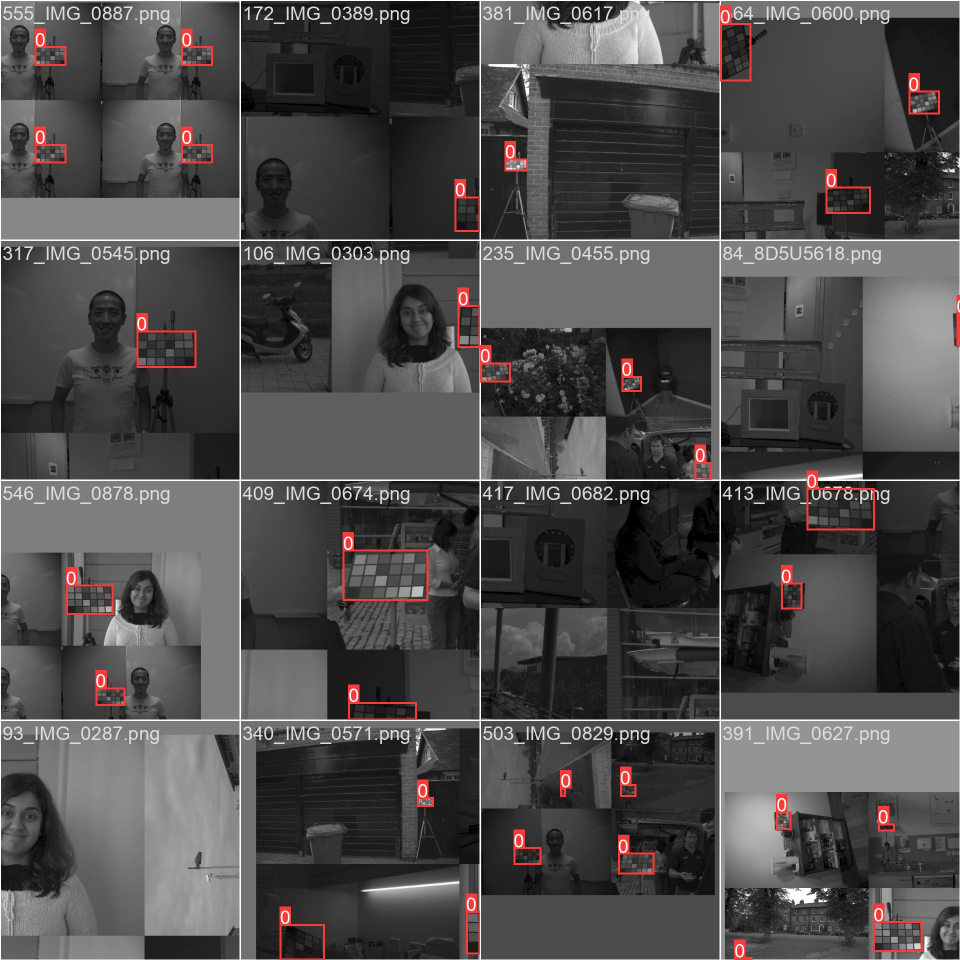
#> input picture ultralytics/runs/detect/train/train_batch0.jpg, 1920 x 1920 px (shown at 1/2 size)
$ python -i findpatches.py   (imports and definitions only)
#> lines starting #> are read from the running program, lines starting #| are printed output that depends on the picture; after the words box and inside, x2 and y2 are one past the last pixel; in counts of white or black regions, pixels touching at a corner belong together
### find_patches/consensus.py
import numpy as np
import cv2
import os
import skimage
import ipdb
import math
import matplotlib.pyplot as plt


"""Here are defined all the functions thate make estimations by using a consensus approach."""

def init_shifts_matrices():
    matrices= []
    for i in range(4):
        for j in range(6):

             # Define matrix (24x6x2) with (0,0) point at i,j
            mat = np.zeros((4,6,2))
            for k in range(4):
                for l in range(6):
                    mat[k,l] = np.array([k-i, l-j])

            matrices.append(mat)

    return np.array(matrices)

SHIFT_MATRICES = init_shifts_matrices()

# [70 lines left out: function find_angles, not called in this run]

def find_angles_(points, tolerance = np.pi/18):
    """
    New version of the find_angles function that uses matrix operations (numpy) instead of for loops for better performance.
    """

    vectors = points[:, None, :] - points[None, :, :] # Compute all possible vectors between points
    vectors = vectors[np.arange(vectors.shape[0])[:, None], np.argsort(np.linalg.norm(vectors, axis=2)), :]  # Sort each row separatly by np.linalg.norm (length of the vector)
    vectors = vectors[:, 1:3, :] # Keep only the two shortest vectors (the first one is the null vector)

    angles = np.arctan2(vectors[:, :, 0], vectors[:, :, 1]) # Compute the angles of the vectors
    angles = angles.reshape(-1) # Flatten the array

    angles[angles<0] = angles[angles<0] + np.pi # map angles to [0, pi]

    # Split the angles into clusters using tolerance
    angles = np.sort(angles)
    clusters = split_tolerance(angles, tolerance) # Split the angles into clusters using tolerance

    # Choose two biggest clusters
    clusters = sorted(clusters, key=lambda x: len(x), reverse=True)
    # Select the median angles from the two biggest clusters
    median_angle0 = np.median(clusters[0])
    median_angle1 = np.median(clusters[1])

    # Return the two most common angles
    return median_angle0, median_angle1

def split_tolerance(arr, tolerance):
    """Function that splits the array arr into clusters using the tolerance.Expects a sorted array."""
    splits = []
    for i in range(len(arr)):
        if i == 0 or arr[i] - arr[i-1] > tolerance:
            splits.append([arr[i]])
        else:
            splits[-1].append(arr[i])
    # Check if the first and last cluster are in the same tolerance range
    if (np.mean(splits[0]) - np.mean(splits[-1]) +np.pi) <= tolerance:
        splits[0].extend(np.add(splits[-1], -np.pi))
        splits.pop()
        splits[0] = np.add(splits[0], np.pi) if np.mean(splits[0]) < 0 else splits[0] # remap angles to [0, pi]

    return splits

# [32 lines left out: function find_distances, not called in this run]

def find_distances_(points, angle1, angle2, tolerance=np.pi/18):
    """
    New version of the find_distances function that uses matrix operations (numpy) instead of for loops for better performance.
    """
    vectors = points[:, None, :] - points[None, :, :] # Compute all possible vectors between points
    angles = np.arctan2(vectors[:, :, 0], vectors[:, :, 1]) # Compute the angles of the vectors

    angles[angles<0] = angles[angles<0] + np.pi # map angles to [0, pi]


    angles1 = np.where(np.logical_or(np.abs(angles - angle1) < tolerance, np.abs(np.abs(angles - angle1) - np.pi) < tolerance), angles, np.nan) # find angles that are in the tolerance range
    angles2 = np.where(np.logical_or(np.abs(angles - angle2) < tolerance, np.abs(np.abs(angles - angle2) - np.pi) < tolerance), angles, np.nan) # find angles that are in the tolerance range


    distances1 = np.where(np.isnan(angles1), np.nan, np.linalg.norm(vectors, axis=2)) # Compute the distances of the vectors
    distances2 = np.where(np.isnan(angles2), np.nan, np.linalg.norm(vectors, axis=2)) # Compute the distances of the vectors

    # Remove zeros
    distances1 = np.where(distances1==0, np.nan, distances1)
    distances2 = np.where(distances2==0, np.nan, distances2)

    # sort the distances and remove the zeros
    distances1 = np.sort(distances1)
    distances2 = np.sort(distances2)

    # Keep only the first distance of each row
    distances1 = distances1[:, 0]
    distances2 = distances2[:, 0]

    distances1 = distances1[~np.isnan(distances1)]
    distances2 = distances2[~np.isnan(distances2)]


    d1 = np.median(distances1)
    d2 = np.median(distances2)

    return d1, d2

def get_ordered_points(points, shift1, shift2, h, w):
    """
    Function that returns a matrix of shape (24,6,2) or containing the ordered points of the colorchecker.
    """

    hypotheses = np.concatenate((find_grids(points, shift1, shift2), find_grids(points, shift2, shift1)), axis=0)

    # Filter out the hypotheses that are not valid (i.e. the grids with negative coordinates or coordinates that are out of the image bounds)
    filtered_hypotheses = filter_hypotheses(hypotheses, h, w)

    if filtered_hypotheses.shape[0] == 0:
        return None

    # Compute the score of each hypothesis
    tolerance_radius = max(np.linalg.norm(shift1), np.linalg.norm(shift2))//4 # The tolerance radius is set as 1/4 of the length of the longest shift vector
    scores = compute_scores(filtered_hypotheses, points, tolerance_radius)
    # Filter out the hypotheses that have a score lower than max_score
    max_score = np.max(scores)

    filtered_hypotheses = filtered_hypotheses[scores == max_score]

    # Clusterize the hypotheses with tolerance_radius
    final_grid = merge_grids(filtered_hypotheses, tolerance_radius)

    return final_grid

def find_grids(points, shift2, shift1):
    """
    Function that computes all possible grids for each point in points.
    The result is a matrix of shape (n, 24, 4, 6, 2) where n is the number of points.
    For each of the n points, 24 possible positions (and therefore 24 different 4x6 grids of coordinates) are computed.
    """
    shift_matrices = SHIFT_MATRICES.copy() # The shift matrices are the same for each point, so we can compute them once and then use them for each point

    # Make a matrix of shape (4, 6, 2) containing the shift1 vector in each element
    shift1_matrix = np.repeat([shift1], 6*4*24, axis=0).reshape(24,4,6,2)
    # Make a matrix of shape (4, 6, 2) containing the shift2 vector in each element
    shift2_matrix = np.repeat([shift2], 6*4*24, axis=0).reshape(24,4,6,2)
    # Compute the actual shift matrices using the shift1 and shift2 matrices
    shift_matrices = np.multiply(np.stack([shift_matrices[:,:,:,0], shift_matrices[:,:,:,0]], axis=3), shift1_matrix) + np.multiply(np.stack([shift_matrices[:,:,:,1], shift_matrices[:,:,:,1]], axis=3), shift2_matrix)


    # Make a matrix of shape (n, 24, 4, 6, 2) containing the sum of the n points and the shift_matrices
    points_matrix = np.repeat(points, 24*4*6, axis=0).reshape(len(points), 24, 4, 6, 2)
    grids = points_matrix + shift_matrices

    return grids

def filter_hypotheses(hypotheses, h, w):
    """
    This function filters out the hypotheses that are not valid, i.e. the grids with negative coordinates or coordinates that are out of the image bounds.

    Args:
        hypotheses: matrix of shape (n, 24, 4, 6, 2) containing the hypotheses for each point
        h: height of the image
        w: width of the image
    """

    # Compute the min_matrix, with shape (n, 24, 2) containing the min values for each grid
    min_matrix = np.min(hypotheses, axis=(2,3))
    # Compute the max_matrix, with shape (n, 24, 2) containing the max values for each grid
    max_matrix = np.max(hypotheses, axis=(2,3))

    #############################################################################################################################
    # If the min_matrix or the max_matrix have negative values, then the grid is not valid.                                     #                                                                                                   #
    # If the min_matrix or the max_matrix have values that are greater than the image size, then the grid is not valid.         #
    # Therefore, we can filter out the grids that are not valid by checking if the min_matrix or the max_matrix have negative   #
    # values or values that are greater than the image size.                                                                    #
    # Compute a mask of shape (n, 24) containing True if the grid is valid and False otherwise                                  #
    #############################################################################################################################
    scores = np.where(min_matrix[:,:,0]>=0, True, False) & np.where(min_matrix[:,:,1]>=0, True, False) & np.where(max_matrix[:,:,0]<h, True, False) & np.where(max_matrix[:,:,1]<w, True, False)

    return hypotheses[scores]

# [71 lines left out: functions compute_scores, merge_grids, get_patches, not called in this run]


### find_patches/binarization.py
import numpy as np
import cv2
import os
import skimage
from scipy.ndimage import convolve1d

import matplotlib.pyplot as plt
import ipdb


def find_centers(img, mask=None, t1=10, t2=200):
    """This functions finds the centers of square-shaped objects in a grayscale image"""

    if mask is not None:
        img = np.where(mask==0, 0, img)

    img = cv2.equalizeHist(img) # Equalize histogram
    img = (skimage.filters.unsharp_mask(img, radius=5, amount=2)*255).astype(np.uint8) # Sharpen image with unsharp mask
    img = cv2.bilateralFilter(img, 9, 200, 200)

    # t1,t2 = thresh_selection_matlab(img)
    # t1, t2 = thresh_selection_otsu(img)
    edges = cv2.Canny(img, t1, t2) # Find edges
    # edges, thresh = canny_edge_detection(img)

    dist = cv2.distanceTransform(255- edges, cv2.DIST_L2, 5) # Find distance transform
    if mask is not None:
        dist = np.where(mask==0, 0, dist)

    bw = np.where(dist>1 , 255, 0).astype(np.uint8) # Threshold distance transform
    # Erode
    bw = cv2.erode(bw, np.ones((3,3), np.uint8), iterations=3)

    num_labels, labels, stats, centroids = cv2.connectedComponentsWithStats(bw, connectivity=8) # Find connected components

    #Filter components:
    # 1. Remove components that are too small
    # 2. Remove components that are too large
    # 3. Remove components that have centroids outside of the component
    valid_centroids = []
    for i in range(num_labels):
        component = np.where(labels==i, 255, 0).astype(np.uint8)
        centroid = centroids[i].astype(np.int32)
        if stats[i, cv2.CC_STAT_AREA] < 100 or stats[i, cv2.CC_STAT_AREA] > 1500 or component[centroid[1], centroid[0]] == 0:
            labels[labels==i] = 0
        else:
            valid_centroids.append(centroid)
    points = np.array(valid_centroids)

    bw = np.where(labels>0, 255, 0).astype(np.uint8) # Keep only valid components

    points = points[:,::-1]

    return points, img, bw, edges, dist


# [72 lines left out: functions thresh_selection_otsu, thresh_selection_matlab, smoothGradient, not called in this run]

### find_patches/findpatches.py
import os
import cv2
import numpy as np
import matplotlib.pyplot as plt
import ipdb
import tqdm
import math
import skimage
import argparse
import timeit
import skimage.segmentation as seg
import sys
import os
sys.path.append(os.path.dirname(__file__))

from binarization import find_centers
from consensus import find_angles_, find_distances_, get_ordered_points, get_patches


def rotate_resize(img, mask, width):
    h,w = img.shape[:2]
    rotated = False
    if h > w:
        img = cv2.rotate(img, cv2.ROTATE_90_CLOCKWISE)
        mask = cv2.rotate(mask, cv2.ROTATE_90_CLOCKWISE)
        h,w = img.shape[:2]
        rotated = True

    ratio = width / w
    img = cv2.resize(img, (width, math.floor(h*ratio)))
    if mask is not None:
        mask = cv2.resize(mask, (width, math.floor(h*ratio)))
    return img, mask, rotated

def findpatches(img, mask=None, get_viz=False, t1=10, t2=200, tolerance=np.pi/12):
    img, mask, rotated = rotate_resize(img, mask, 256)

    points, processed, bw, edges, dist = find_centers(cv2.cvtColor(img, cv2.COLOR_RGB2GRAY), mask, t1, t2) # find potential centroids of the patches

    # [9 lines of commented-out code are left out]
    if mask is not None: # This if is useless because if mask is not None, there are no points outside the mask.
        points = [p for p in points if mask[p[0], p[1]] == 255]
        points = np.array(points).astype(np.int32)

    if len(points) < 8:
        # Launch an error (not enough points) and interrupt the execution
        raise Exception("Not enough points found")
    try:
        angle1, angle2 = find_angles_(points, tolerance=tolerance)
    except:
        raise Exception("Couldn't find orientation angles")

    dist1, dist2 = find_distances_(points, angle1, angle2, tolerance=tolerance)
    shift1 = np.array([int(dist1*math.sin(angle1)), int(dist1*math.cos(angle1))])
    shift2 = np.array([int(dist2*math.sin(angle2)), int(dist2*math.cos(angle2))])

    radius = np.round((np.min([dist1, dist2])/4)).astype(np.int32) # radius of the patch mask is 1/4 of the min(shift1, shift2)

    # Draw angle1 and angle2 on the image
    center = (img.shape[1]//2, img.shape[0]//2)
    end1 = center + shift1[::-1]
    end2 = center + shift2[::-1]

    # Find patches
    h,w = img.shape[:2]
    patches = get_ordered_points(points, shift1, shift2, h, w)
    if patches is None:
        raise Exception("Couldn't find a valid patch configuration")

    patches = get_patches(processed, patches)

    if get_viz:
        img = cv2.arrowedLine(img, center, end1, (255,0,0), 1)
        img = cv2.arrowedLine(img, center, end2, (0,255,0), 1)
        # Draw patches on the image
        patch_mask = np.zeros_like(img)
        for i in range(len(patches)):
            p = patches[i]
            coords = p['coords']
            color = p['color']
            rgb = p['rgb']

            patch_mask = cv2.circle(patch_mask, tuple(coords[::-1]), radius, rgb, -1)

            if rotated: # rotate the coordinates back
                patches[i]["coords"] = np.array([256-coords[1], coords[0]], dtype=np.int32)

        img = cv2.addWeighted(img, 0.5, patch_mask, 0.5, 0)
        img = cv2.cvtColor(img, cv2.COLOR_RGB2BGR)
    else:
        for i in range(len(patches)):
            coords = patches[i]['coords']
            if rotated:
                patches[i]["coords"] = np.array([256-coords[1], coords[0]], dtype=np.int32)
        img = None
    # img = viz
    return patches, radius, img


# [40 lines left out: function get_triplets, not called in this run]

# [7 lines not run here, left out]

>>> import cv2
>>> picture = cv2.cvtColor(cv2.imread('../ultralytics/runs/detect/train/train_batch0.jpg'), cv2.COLOR_BGR2RGB)
>>> result = findpatches(picture)
#> in findpatches, `img, mask, rotated = rotate_resize(img, mask, 256)`: rotated = False
#> in find_centers, `img = cv2.bilateralFilter(img, 9, 200, 200)`:
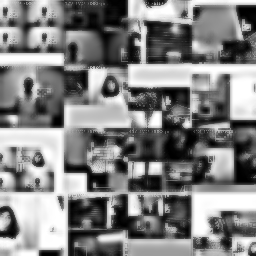
#> img: shape (256, 256); min 0, max 255, mean 130.8
#> in find_centers, `edges = cv2.Canny(img, t1, t2)`:
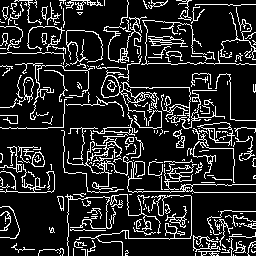
#> edges: shape (256, 256); 15.2% white in thin lines or dots
#> in find_centers, `dist = cv2.distanceTransform(255- edges, cv2.DIST_L2, 5)`:
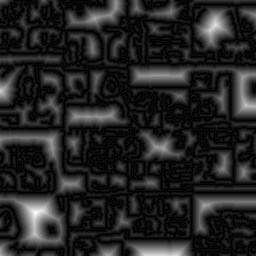
#> dist: shape (256, 256) float32; min 0, max 20, mean 2.83; drawn with min black and max white
#> in find_centers, `num_labels, labels, stats, centroids = cv2.connectedComponentsWithStat..`:
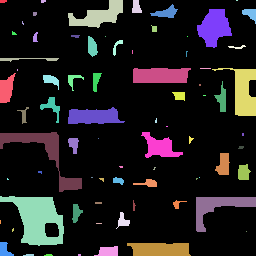
#> labels: shape (256, 256) int32; 76 distinct labels, from 0 to 75; one colour per label, 0 black
#> in find_centers, `num_labels, labels, stats, centroids = cv2.connectedComponentsWithStat..`: num_labels = 76; stats = 76 rows, first 6: [0, 0, 256, 256, 52954], [0, 0, 7, 3, 19], [41, 0, 5, 3, 13], [68, 0, 55, 28, 761], [132, 0, 10, 13, 99], [236, 0, 2, 1, 2]; centroids = 76 pairs, first value 0 to 249.9, second value 0 to 254.6
#> the loop in find_centers, `for i in range(num_labels):` made 76 passes
#> centroid on passes 1 to 8: [127, 126], [2, 0], [42, 0], [98, 15], [136, 6], [236, 0], [165, 12], [213, 26]
#> after the loop in find_centers, `for i in range(num_labels):`:
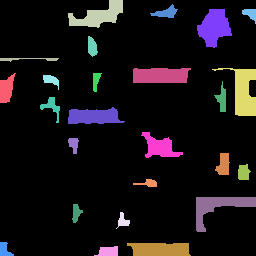
#> labels: shape (256, 256) int32; 26 distinct labels, from 0 to 72; one colour per label, 0 black
#> after the loop in find_centers, `for i in range(num_labels):`: valid_centroids = 25 pairs, first value 4 to 249, second value 12 to 251
#> in find_centers, `points = np.array(valid_centroids)`: points has the same summary as valid_centroids
#> in find_centers, `bw = np.where(labels>0, 255, 0).astype(np.uint8)`:
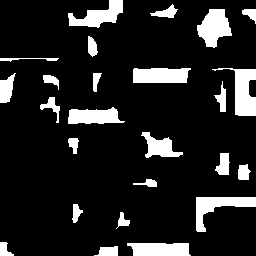
#> bw: shape (256, 256); 13.3% white; 25 white regions, largest, box (x1, y1, x2, y2) and area: (212, 68, 256, 116) 903, (197, 9, 232, 48) 858, (196, 197, 256, 232) 842
#> in find_centers, `points = points[:,::-1]`: points = 25 pairs, first value 12 to 251, second value 4 to 249
#> in find_angles_, `angles = np.arctan2(vectors[:, :, 0], vectors[:, :, 1])`: angles = 25 pairs, first value -2.97 to 2.83, second value -3.12 to 2.94
#> in find_angles_, `angles = angles.reshape(-1)`: angles = 50 values, max 2.94 at index 17, min -3.12 at index 45, mean -0.0809
#> in find_angles_, `angles = np.sort(angles)`: angles = 50 values from 0.0194 to 3.08
#> the loop in split_tolerance, `for i in range(len(arr)):` made 50 passes
#> after the loop in split_tolerance, `for i in range(len(arr)):`: splits = 4 items
#> in find_angles_, `median_angle0 = np.median(clusters[0])`: median_angle0 = 1.79
#> in find_angles_, `median_angle1 = np.median(clusters[1])`: median_angle1 = 0.284
#> in findpatches, `angle1, angle2 = find_angles_(points, tolerance=tolerance)`: angle1 = 1.79; angle2 = 0.284
#> in find_distances_, `distances2 = np.sort(distances2)`:
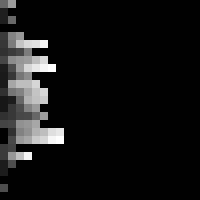
#> distances2: shape (25, 25) float64 (shown 8 times larger); 84.96% of the values are NaN or infinite; the others: min 21.54, max 251.4, mean 136.8; drawn with min black, max white, NaN and infinite black
#> in find_distances_, `distances1 = distances1[:, 0]`: distances1 = 25 values, max 192.4 at index 5, min 27.02 at index 10, mean 68.79
#> in find_distances_, `distances2 = distances2[~np.isnan(distances2)]`: distances2 = 22 values, max 115.5 at index 0, min 21.54 at index 15, mean 60.52
#> in find_distances_, `d1 = np.median(distances1)`: d1 = 63.2
#> in find_distances_, `d2 = np.median(distances2)`: d2 = 57.6
#> in findpatches, `dist1, dist2 = find_distances_(points, angle1, angle2, tolerance=toler..`: dist1 = 63.2; dist2 = 57.6
#> in findpatches, `shift1 = np.array([int(dist1*math.sin(angle1)), int(dist1*math.cos(ang..`: shift1 = [61, -13]
#> in findpatches, `shift2 = np.array([int(dist2*math.sin(angle2)), int(dist2*math.cos(ang..`: shift2 = [16, 55]
#> in findpatches, `radius = np.round((np.min([dist1, dist2])/4)).astype(np.int32)`: radius = 14
#> in findpatches, `end1 = center + shift1[::-1]`: end1 = [115, 189]
#> in findpatches, `end2 = center + shift2[::-1]`: end2 = [183, 144]
#> in get_ordered_points, `filtered_hypotheses = filter_hypotheses(hypotheses, h, w)`: filtered_hypotheses = empty array
#> (the run stopped early here; a loop or call above may not have finished)
